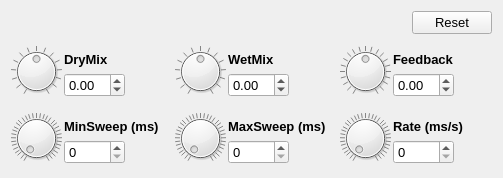
<?xml version="1.0" encoding="UTF-8"?>
<ui version="4.0">
 <class>Chorus2Dialog</class>
 <widget class="QDialog" name="Chorus2Dialog">
  <property name="geometry">
   <rect>
    <x>0</x>
    <y>0</y>
    <width>503</width>
    <height>178</height>
   </rect>
  </property>
  <property name="font">
   <font>
    <pointsize>10</pointsize>
   </font>
  </property>
  <property name="windowTitle">
   <string>เอฟเฟ็กต์เสียงประสาน : Chorus</string>
  </property>
  <property name="locale">
   <locale language="English" country="UnitedStates"/>
  </property>
  <layout class="QVBoxLayout" name="verticalLayout_10">
   <property name="spacing">
    <number>12</number>
   </property>
   <item>
    <layout class="QHBoxLayout" name="horizontalLayout_3">
     <item>
      <widget class="SwitchButton" name="btnSwitch" native="true">
       <property name="minimumSize">
        <size>
         <width>51</width>
         <height>21</height>
        </size>
       </property>
       <property name="maximumSize">
        <size>
         <width>51</width>
         <height>21</height>
        </size>
       </property>
       <property name="toolTip">
        <string>เปิด / ปิด  เสียงประสาน</string>
       </property>
      </widget>
     </item>
     <item>
      <spacer name="horizontalSpacer">
       <property name="orientation">
        <enum>Qt::Horizontal</enum>
       </property>
       <property name="sizeHint" stdset="0">
        <size>
         <width>40</width>
         <height>20</height>
        </size>
       </property>
      </spacer>
     </item>
     <item>
      <widget class="QPushButton" name="btnReset">
       <property name="focusPolicy">
        <enum>Qt::NoFocus</enum>
       </property>
       <property name="text">
        <string>Reset</string>
       </property>
      </widget>
     </item>
    </layout>
   </item>
   <item>
    <layout class="QGridLayout" name="gridLayout">
     <property name="horizontalSpacing">
      <number>12</number>
     </property>
     <item row="0" column="0">
      <layout class="QVBoxLayout" name="verticalLayout_7">
       <property name="spacing">
        <number>12</number>
       </property>
       <item>
        <layout class="QFormLayout" name="formLayout">
         <property name="horizontalSpacing">
          <number>2</number>
         </property>
         <item row="0" column="0">
          <widget class="QDial" name="dialDry">
           <property name="minimumSize">
            <size>
             <width>51</width>
             <height>51</height>
            </size>
           </property>
           <property name="maximumSize">
            <size>
             <width>51</width>
             <height>51</height>
            </size>
           </property>
           <property name="minimum">
            <number>-200</number>
           </property>
           <property name="maximum">
            <number>200</number>
           </property>
           <property name="singleStep">
            <number>10</number>
           </property>
           <property name="notchTarget">
            <double>2.700000000000000</double>
           </property>
           <property name="notchesVisible">
            <bool>true</bool>
           </property>
          </widget>
         </item>
         <item row="0" column="1">
          <layout class="QVBoxLayout" name="verticalLayout">
           <item>
            <widget class="QLabel" name="label">
             <property name="font">
              <font>
               <weight>75</weight>
               <bold>true</bold>
              </font>
             </property>
             <property name="text">
              <string>DryMix</string>
             </property>
            </widget>
           </item>
           <item>
            <widget class="QDoubleSpinBox" name="spinDry">
             <property name="minimumSize">
              <size>
               <width>61</width>
               <height>0</height>
              </size>
             </property>
             <property name="maximumSize">
              <size>
               <width>61</width>
               <height>16777215</height>
              </size>
             </property>
             <property name="minimum">
              <double>-2.000000000000000</double>
             </property>
             <property name="maximum">
              <double>2.000000000000000</double>
             </property>
             <property name="singleStep">
              <double>0.100000000000000</double>
             </property>
            </widget>
           </item>
          </layout>
         </item>
        </layout>
       </item>
       <item>
        <layout class="QFormLayout" name="formLayout_4">
         <property name="horizontalSpacing">
          <number>2</number>
         </property>
         <item row="0" column="0">
          <widget class="QDial" name="dialMin">
           <property name="minimumSize">
            <size>
             <width>51</width>
             <height>51</height>
            </size>
           </property>
           <property name="maximumSize">
            <size>
             <width>51</width>
             <height>51</height>
            </size>
           </property>
           <property name="minimum">
            <number>0</number>
           </property>
           <property name="maximum">
            <number>6000</number>
           </property>
           <property name="singleStep">
            <number>10</number>
           </property>
           <property name="notchTarget">
            <double>2.700000000000000</double>
           </property>
           <property name="notchesVisible">
            <bool>true</bool>
           </property>
          </widget>
         </item>
         <item row="0" column="1">
          <layout class="QVBoxLayout" name="verticalLayout_4">
           <item>
            <widget class="QLabel" name="label_4">
             <property name="font">
              <font>
               <weight>75</weight>
               <bold>true</bold>
              </font>
             </property>
             <property name="text">
              <string>MinSweep (ms)</string>
             </property>
            </widget>
           </item>
           <item>
            <widget class="QDoubleSpinBox" name="spinMin">
             <property name="minimumSize">
              <size>
               <width>61</width>
               <height>0</height>
              </size>
             </property>
             <property name="maximumSize">
              <size>
               <width>61</width>
               <height>16777215</height>
              </size>
             </property>
             <property name="decimals">
              <number>0</number>
             </property>
             <property name="maximum">
              <double>6000.000000000000000</double>
             </property>
             <property name="singleStep">
              <double>10.000000000000000</double>
             </property>
            </widget>
           </item>
          </layout>
         </item>
        </layout>
       </item>
      </layout>
     </item>
     <item row="0" column="1">
      <layout class="QVBoxLayout" name="verticalLayout_8">
       <property name="spacing">
        <number>12</number>
       </property>
       <item>
        <layout class="QFormLayout" name="formLayout_2">
         <property name="horizontalSpacing">
          <number>2</number>
         </property>
         <item row="0" column="0">
          <widget class="QDial" name="dialWet">
           <property name="minimumSize">
            <size>
             <width>51</width>
             <height>51</height>
            </size>
           </property>
           <property name="maximumSize">
            <size>
             <width>51</width>
             <height>51</height>
            </size>
           </property>
           <property name="minimum">
            <number>-200</number>
           </property>
           <property name="maximum">
            <number>200</number>
           </property>
           <property name="singleStep">
            <number>10</number>
           </property>
           <property name="notchTarget">
            <double>2.700000000000000</double>
           </property>
           <property name="notchesVisible">
            <bool>true</bool>
           </property>
          </widget>
         </item>
         <item row="0" column="1">
          <layout class="QVBoxLayout" name="verticalLayout_2">
           <item>
            <widget class="QLabel" name="label_2">
             <property name="font">
              <font>
               <weight>75</weight>
               <bold>true</bold>
              </font>
             </property>
             <property name="text">
              <string>WetMix</string>
             </property>
            </widget>
           </item>
           <item>
            <widget class="QDoubleSpinBox" name="spinWet">
             <property name="minimumSize">
              <size>
               <width>61</width>
               <height>0</height>
              </size>
             </property>
             <property name="maximumSize">
              <size>
               <width>61</width>
               <height>16777215</height>
              </size>
             </property>
             <property name="minimum">
              <double>-2.000000000000000</double>
             </property>
             <property name="maximum">
              <double>2.000000000000000</double>
             </property>
             <property name="singleStep">
              <double>0.100000000000000</double>
             </property>
            </widget>
           </item>
          </layout>
         </item>
        </layout>
       </item>
       <item>
        <layout class="QFormLayout" name="formLayout_5">
         <property name="horizontalSpacing">
          <number>2</number>
         </property>
         <item row="0" column="0">
          <widget class="QDial" name="dialMax">
           <property name="minimumSize">
            <size>
             <width>51</width>
             <height>51</height>
            </size>
           </property>
           <property name="maximumSize">
            <size>
             <width>51</width>
             <height>51</height>
            </size>
           </property>
           <property name="minimum">
            <number>0</number>
           </property>
           <property name="maximum">
            <number>6000</number>
           </property>
           <property name="singleStep">
            <number>10</number>
           </property>
           <property name="notchTarget">
            <double>2.700000000000000</double>
           </property>
           <property name="notchesVisible">
            <bool>true</bool>
           </property>
          </widget>
         </item>
         <item row="0" column="1">
          <layout class="QVBoxLayout" name="verticalLayout_5">
           <item>
            <widget class="QLabel" name="label_5">
             <property name="font">
              <font>
               <weight>75</weight>
               <bold>true</bold>
              </font>
             </property>
             <property name="text">
              <string>MaxSweep (ms)</string>
             </property>
            </widget>
           </item>
           <item>
            <widget class="QDoubleSpinBox" name="spinMax">
             <property name="minimumSize">
              <size>
               <width>61</width>
               <height>0</height>
              </size>
             </property>
             <property name="maximumSize">
              <size>
               <width>61</width>
               <height>16777215</height>
              </size>
             </property>
             <property name="decimals">
              <number>0</number>
             </property>
             <property name="maximum">
              <double>6000.000000000000000</double>
             </property>
             <property name="singleStep">
              <double>10.000000000000000</double>
             </property>
            </widget>
           </item>
          </layout>
         </item>
        </layout>
       </item>
      </layout>
     </item>
     <item row="0" column="2">
      <layout class="QVBoxLayout" name="verticalLayout_9">
       <property name="spacing">
        <number>12</number>
       </property>
       <item>
        <layout class="QFormLayout" name="formLayout_3">
         <property name="horizontalSpacing">
          <number>2</number>
         </property>
         <item row="0" column="0">
          <widget class="QDial" name="dialFeedback">
           <property name="minimumSize">
            <size>
             <width>51</width>
             <height>51</height>
            </size>
           </property>
           <property name="maximumSize">
            <size>
             <width>51</width>
             <height>51</height>
            </size>
           </property>
           <property name="minimum">
            <number>-100</number>
           </property>
           <property name="maximum">
            <number>100</number>
           </property>
           <property name="singleStep">
            <number>10</number>
           </property>
           <property name="notchTarget">
            <double>2.700000000000000</double>
           </property>
           <property name="notchesVisible">
            <bool>true</bool>
           </property>
          </widget>
         </item>
         <item row="0" column="1">
          <layout class="QVBoxLayout" name="verticalLayout_3">
           <item>
            <widget class="QLabel" name="label_3">
             <property name="font">
              <font>
               <weight>75</weight>
               <bold>true</bold>
              </font>
             </property>
             <property name="text">
              <string>Feedback</string>
             </property>
            </widget>
           </item>
           <item>
            <widget class="QDoubleSpinBox" name="spinFeedback">
             <property name="minimumSize">
              <size>
               <width>61</width>
               <height>0</height>
              </size>
             </property>
             <property name="maximumSize">
              <size>
               <width>61</width>
               <height>16777215</height>
              </size>
             </property>
             <property name="minimum">
              <double>-1.000000000000000</double>
             </property>
             <property name="maximum">
              <double>1.000000000000000</double>
             </property>
             <property name="singleStep">
              <double>0.100000000000000</double>
             </property>
            </widget>
           </item>
          </layout>
         </item>
        </layout>
       </item>
       <item>
        <layout class="QFormLayout" name="formLayout_6">
         <property name="horizontalSpacing">
          <number>2</number>
         </property>
         <item row="0" column="0">
          <widget class="QDial" name="dialRate">
           <property name="minimumSize">
            <size>
             <width>51</width>
             <height>51</height>
            </size>
           </property>
           <property name="maximumSize">
            <size>
             <width>51</width>
             <height>51</height>
            </size>
           </property>
           <property name="minimum">
            <number>0</number>
           </property>
           <property name="maximum">
            <number>1000</number>
           </property>
           <property name="singleStep">
            <number>10</number>
           </property>
           <property name="notchTarget">
            <double>2.700000000000000</double>
           </property>
           <property name="notchesVisible">
            <bool>true</bool>
           </property>
          </widget>
         </item>
         <item row="0" column="1">
          <layout class="QVBoxLayout" name="verticalLayout_6">
           <item>
            <widget class="QLabel" name="label_6">
             <property name="font">
              <font>
               <weight>75</weight>
               <bold>true</bold>
              </font>
             </property>
             <property name="text">
              <string>Rate (ms/s)</string>
             </property>
            </widget>
           </item>
           <item>
            <widget class="QDoubleSpinBox" name="spinRate">
             <property name="minimumSize">
              <size>
               <width>61</width>
               <height>0</height>
              </size>
             </property>
             <property name="maximumSize">
              <size>
               <width>61</width>
               <height>16777215</height>
              </size>
             </property>
             <property name="decimals">
              <number>0</number>
             </property>
             <property name="maximum">
              <double>1000.000000000000000</double>
             </property>
             <property name="singleStep">
              <double>10.000000000000000</double>
             </property>
            </widget>
           </item>
          </layout>
         </item>
        </layout>
       </item>
      </layout>
     </item>
    </layout>
   </item>
  </layout>
 </widget>
 <customwidgets>
  <customwidget>
   <class>SwitchButton</class>
   <extends>QWidget</extends>
   <header>SwitchButton.h</header>
   <container>1</container>
  </customwidget>
 </customwidgets>
 <resources/>
 <connections/>
</ui>
